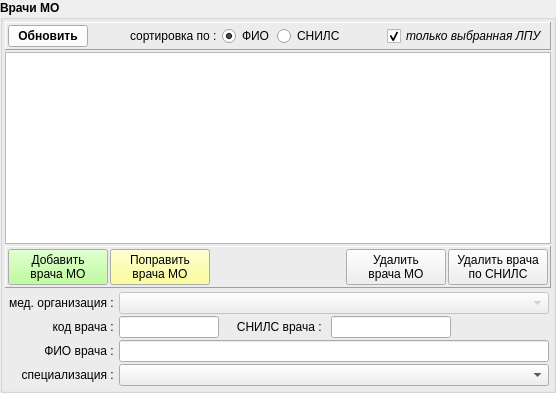
                 <widget class="QGroupBox" name="group_medters">
                  <property name="minimumSize">
                   <size>
                    <width>450</width>
                    <height>0</height>
                   </size>
                  </property>
                  <property name="font">
                   <font>
                    <weight>75</weight>
                    <bold>true</bold>
                   </font>
                  </property>
                  <property name="title">
                   <string>Врачи МО</string>
                  </property>
                  <layout class="QVBoxLayout" name="verticalLayout_14">
                   <property name="spacing">
                    <number>2</number>
                   </property>
                   <property name="leftMargin">
                    <number>2</number>
                   </property>
                   <property name="topMargin">
                    <number>2</number>
                   </property>
                   <property name="rightMargin">
                    <number>2</number>
                   </property>
                   <property name="bottomMargin">
                    <number>2</number>
                   </property>
                   <item>
                    <widget class="QFrame" name="pan_up_medters">
                     <property name="frameShape">
                      <enum>QFrame::Panel</enum>
                     </property>
                     <property name="frameShadow">
                      <enum>QFrame::Raised</enum>
                     </property>
                     <layout class="QHBoxLayout" name="horizontalLayout_8">
                      <property name="spacing">
                       <number>2</number>
                      </property>
                      <property name="leftMargin">
                       <number>2</number>
                      </property>
                      <property name="topMargin">
                       <number>2</number>
                      </property>
                      <property name="rightMargin">
                       <number>2</number>
                      </property>
                      <property name="bottomMargin">
                       <number>2</number>
                      </property>
                      <item>
                       <widget class="QPushButton" name="bn_refresh_medters">
                        <property name="palette">
                         <palette>
                          <active>
                           <colorrole role="Button">
                            <brush brushstyle="SolidPattern">
                             <color alpha="255">
                              <red>255</red>
                              <green>255</green>
                              <blue>255</blue>
                             </color>
                            </brush>
                           </colorrole>
                          </active>
                          <inactive>
                           <colorrole role="Button">
                            <brush brushstyle="SolidPattern">
                             <color alpha="255">
                              <red>255</red>
                              <green>255</green>
                              <blue>255</blue>
                             </color>
                            </brush>
                           </colorrole>
                          </inactive>
                          <disabled>
                           <colorrole role="Button">
                            <brush brushstyle="SolidPattern">
                             <color alpha="255">
                              <red>255</red>
                              <green>255</green>
                              <blue>255</blue>
                             </color>
                            </brush>
                           </colorrole>
                          </disabled>
                         </palette>
                        </property>
                        <property name="text">
                         <string>Обновить</string>
                        </property>
                       </widget>
                      </item>
                      <item>
                       <spacer name="horizontalSpacer_10">
                        <property name="orientation">
                         <enum>Qt::Horizontal</enum>
                        </property>
                        <property name="sizeHint" stdset="0">
                         <size>
                          <width>40</width>
                          <height>20</height>
                         </size>
                        </property>
                       </spacer>
                      </item>
                      <item>
                       <widget class="QLabel" name="label_10">
                        <property name="font">
                         <font>
                          <weight>50</weight>
                          <bold>false</bold>
                         </font>
                        </property>
                        <property name="text">
                         <string>сортировка по : </string>
                        </property>
                       </widget>
                      </item>
                      <item>
                       <widget class="QRadioButton" name="rb_sort_mt4fio">
                        <property name="font">
                         <font>
                          <weight>50</weight>
                          <bold>false</bold>
                         </font>
                        </property>
                        <property name="text">
                         <string>ФИО</string>
                        </property>
                        <property name="checked">
                         <bool>true</bool>
                        </property>
                       </widget>
                      </item>
                      <item>
                       <widget class="QRadioButton" name="rb_sort_mt4snils">
                        <property name="font">
                         <font>
                          <weight>50</weight>
                          <bold>false</bold>
                         </font>
                        </property>
                        <property name="text">
                         <string>СНИЛС</string>
                        </property>
                       </widget>
                      </item>
                      <item>
                       <spacer name="horizontalSpacer_12">
                        <property name="orientation">
                         <enum>Qt::Horizontal</enum>
                        </property>
                        <property name="sizeHint" stdset="0">
                         <size>
                          <width>40</width>
                          <height>20</height>
                         </size>
                        </property>
                       </spacer>
                      </item>
                      <item>
                       <widget class="QCheckBox" name="ch_medters_mo">
                        <property name="font">
                         <font>
                          <weight>50</weight>
                          <italic>true</italic>
                          <bold>false</bold>
                         </font>
                        </property>
                        <property name="text">
                         <string>только выбранная ЛПУ</string>
                        </property>
                        <property name="checked">
                         <bool>true</bool>
                        </property>
                       </widget>
                      </item>
                     </layout>
                    </widget>
                   </item>
                   <item>
                    <widget class="QTableView" name="tab_medters">
                     <property name="font">
                      <font>
                       <weight>50</weight>
                       <bold>false</bold>
                      </font>
                     </property>
                     <property name="selectionMode">
                      <enum>QAbstractItemView::SingleSelection</enum>
                     </property>
                     <property name="selectionBehavior">
                      <enum>QAbstractItemView::SelectRows</enum>
                     </property>
                     <attribute name="verticalHeaderDefaultSectionSize">
                      <number>20</number>
                     </attribute>
                     <attribute name="verticalHeaderMinimumSectionSize">
                      <number>20</number>
                     </attribute>
                    </widget>
                   </item>
                   <item>
                    <widget class="QFrame" name="pan_dn_medters">
                     <property name="frameShape">
                      <enum>QFrame::Panel</enum>
                     </property>
                     <property name="frameShadow">
                      <enum>QFrame::Raised</enum>
                     </property>
                     <layout class="QHBoxLayout" name="horizontalLayout_14">
                      <property name="spacing">
                       <number>2</number>
                      </property>
                      <property name="leftMargin">
                       <number>2</number>
                      </property>
                      <property name="topMargin">
                       <number>2</number>
                      </property>
                      <property name="rightMargin">
                       <number>2</number>
                      </property>
                      <property name="bottomMargin">
                       <number>2</number>
                      </property>
                      <item>
                       <widget class="QPushButton" name="bn_add_medter">
                        <property name="minimumSize">
                         <size>
                          <width>100</width>
                          <height>0</height>
                         </size>
                        </property>
                        <property name="palette">
                         <palette>
                          <active>
                           <colorrole role="Button">
                            <brush brushstyle="SolidPattern">
                             <color alpha="255">
                              <red>170</red>
                              <green>255</green>
                              <blue>127</blue>
                             </color>
                            </brush>
                           </colorrole>
                          </active>
                          <inactive>
                           <colorrole role="Button">
                            <brush brushstyle="SolidPattern">
                             <color alpha="255">
                              <red>170</red>
                              <green>255</green>
                              <blue>127</blue>
                             </color>
                            </brush>
                           </colorrole>
                          </inactive>
                          <disabled>
                           <colorrole role="Button">
                            <brush brushstyle="SolidPattern">
                             <color alpha="255">
                              <red>170</red>
                              <green>255</green>
                              <blue>127</blue>
                             </color>
                            </brush>
                           </colorrole>
                          </disabled>
                         </palette>
                        </property>
                        <property name="font">
                         <font>
                          <weight>50</weight>
                          <bold>false</bold>
                         </font>
                        </property>
                        <property name="text">
                         <string>Добавить
 врача МО </string>
                        </property>
                       </widget>
                      </item>
                      <item>
                       <widget class="QPushButton" name="bn_edit_medter">
                        <property name="minimumSize">
                         <size>
                          <width>100</width>
                          <height>0</height>
                         </size>
                        </property>
                        <property name="palette">
                         <palette>
                          <active>
                           <colorrole role="Button">
                            <brush brushstyle="SolidPattern">
                             <color alpha="255">
                              <red>255</red>
                              <green>255</green>
                              <blue>127</blue>
                             </color>
                            </brush>
                           </colorrole>
                          </active>
                          <inactive>
                           <colorrole role="Button">
                            <brush brushstyle="SolidPattern">
                             <color alpha="255">
                              <red>255</red>
                              <green>255</green>
                              <blue>127</blue>
                             </color>
                            </brush>
                           </colorrole>
                          </inactive>
                          <disabled>
                           <colorrole role="Button">
                            <brush brushstyle="SolidPattern">
                             <color alpha="255">
                              <red>255</red>
                              <green>255</green>
                              <blue>127</blue>
                             </color>
                            </brush>
                           </colorrole>
                          </disabled>
                         </palette>
                        </property>
                        <property name="font">
                         <font>
                          <weight>50</weight>
                          <bold>false</bold>
                         </font>
                        </property>
                        <property name="text">
                         <string>Поправить
 врача МО </string>
                        </property>
                       </widget>
                      </item>
                      <item>
                       <spacer name="horizontalSpacer_11">
                        <property name="orientation">
                         <enum>Qt::Horizontal</enum>
                        </property>
                        <property name="sizeHint" stdset="0">
                         <size>
                          <width>40</width>
                          <height>20</height>
                         </size>
                        </property>
                       </spacer>
                      </item>
                      <item>
                       <widget class="QPushButton" name="bn_delete_medter">
                        <property name="minimumSize">
                         <size>
                          <width>100</width>
                          <height>0</height>
                         </size>
                        </property>
                        <property name="font">
                         <font>
                          <weight>50</weight>
                          <bold>false</bold>
                         </font>
                        </property>
                        <property name="text">
                         <string>Удалить
 врача МО </string>
                        </property>
                       </widget>
                      </item>
                      <item>
                       <widget class="QPushButton" name="bn_delete_medter4snils">
                        <property name="minimumSize">
                         <size>
                          <width>100</width>
                          <height>0</height>
                         </size>
                        </property>
                        <property name="font">
                         <font>
                          <weight>50</weight>
                          <bold>false</bold>
                         </font>
                        </property>
                        <property name="text">
                         <string>Удалить врача
 по СНИЛС </string>
                        </property>
                       </widget>
                      </item>
                     </layout>
                    </widget>
                   </item>
                   <item>
                    <widget class="QFrame" name="pan_attr_medters">
                     <property name="font">
                      <font>
                       <weight>50</weight>
                       <bold>false</bold>
                      </font>
                     </property>
                     <layout class="QFormLayout" name="formLayout_2">
                      <property name="fieldGrowthPolicy">
                       <enum>QFormLayout::AllNonFixedFieldsGrow</enum>
                      </property>
                      <property name="horizontalSpacing">
                       <number>2</number>
                      </property>
                      <property name="verticalSpacing">
                       <number>2</number>
                      </property>
                      <property name="leftMargin">
                       <number>2</number>
                      </property>
                      <property name="topMargin">
                       <number>2</number>
                      </property>
                      <property name="rightMargin">
                       <number>2</number>
                      </property>
                      <property name="bottomMargin">
                       <number>2</number>
                      </property>
                      <item row="0" column="0">
                       <widget class="QLabel" name="lab_is_head_8">
                        <property name="minimumSize">
                         <size>
                          <width>110</width>
                          <height>0</height>
                         </size>
                        </property>
                        <property name="maximumSize">
                         <size>
                          <width>110</width>
                          <height>16777215</height>
                         </size>
                        </property>
                        <property name="font">
                         <font>
                          <weight>50</weight>
                          <bold>false</bold>
                         </font>
                        </property>
                        <property name="text">
                         <string>мед. организация : </string>
                        </property>
                        <property name="alignment">
                         <set>Qt::AlignRight|Qt::AlignTrailing|Qt::AlignVCenter</set>
                        </property>
                       </widget>
                      </item>
                      <item row="0" column="1">
                       <widget class="QComboBox" name="combo_medter_mo">
                        <property name="enabled">
                         <bool>false</bool>
                        </property>
                        <property name="font">
                         <font>
                          <weight>50</weight>
                          <bold>false</bold>
                         </font>
                        </property>
                        <property name="maxVisibleItems">
                         <number>50</number>
                        </property>
                       </widget>
                      </item>
                      <item row="1" column="0">
                       <widget class="QLabel" name="label_40">
                        <property name="minimumSize">
                         <size>
                          <width>110</width>
                          <height>0</height>
                         </size>
                        </property>
                        <property name="maximumSize">
                         <size>
                          <width>90</width>
                          <height>16777215</height>
                         </size>
                        </property>
                        <property name="font">
                         <font>
                          <weight>50</weight>
                          <bold>false</bold>
                         </font>
                        </property>
                        <property name="text">
                         <string>код врача : </string>
                        </property>
                        <property name="alignment">
                         <set>Qt::AlignRight|Qt::AlignTrailing|Qt::AlignVCenter</set>
                        </property>
                       </widget>
                      </item>
                      <item row="1" column="1">
                       <layout class="QHBoxLayout" name="horizontalLayout_9" stretch="2,0,0,0">
                        <property name="spacing">
                         <number>6</number>
                        </property>
                        <item>
                         <widget class="QLineEdit" name="ln_medter_code">
                          <property name="minimumSize">
                           <size>
                            <width>100</width>
                            <height>0</height>
                           </size>
                          </property>
                          <property name="maximumSize">
                           <size>
                            <width>100</width>
                            <height>16777215</height>
                           </size>
                          </property>
                          <property name="font">
                           <font>
                            <weight>50</weight>
                            <bold>false</bold>
                           </font>
                          </property>
                         </widget>
                        </item>
                        <item>
                         <widget class="QLabel" name="label_42">
                          <property name="maximumSize">
                           <size>
                            <width>100</width>
                            <height>16777215</height>
                           </size>
                          </property>
                          <property name="font">
                           <font>
                            <weight>50</weight>
                            <bold>false</bold>
                           </font>
                          </property>
                          <property name="text">
                           <string>    СНИЛС врача : </string>
                          </property>
                          <property name="alignment">
                           <set>Qt::AlignRight|Qt::AlignTrailing|Qt::AlignVCenter</set>
                          </property>
                         </widget>
                        </item>
                        <item>
                         <widget class="QLineEdit" name="ln_medter_snils">
                          <property name="minimumSize">
                           <size>
                            <width>120</width>
                            <height>0</height>
                           </size>
                          </property>
                          <property name="maximumSize">
                           <size>
                            <width>120</width>
                            <height>16777215</height>
                           </size>
                          </property>
                          <property name="font">
                           <font>
                            <weight>50</weight>
                            <bold>false</bold>
                           </font>
                          </property>
                         </widget>
                        </item>
                        <item>
                         <spacer name="horizontalSpacer_15">
                          <property name="orientation">
                           <enum>Qt::Horizontal</enum>
                          </property>
                          <property name="sizeHint" stdset="0">
                           <size>
                            <width>40</width>
                            <height>20</height>
                           </size>
                          </property>
                         </spacer>
                        </item>
                       </layout>
                      </item>
                      <item row="2" column="0">
                       <widget class="QLabel" name="label_41">
                        <property name="minimumSize">
                         <size>
                          <width>110</width>
                          <height>0</height>
                         </size>
                        </property>
                        <property name="maximumSize">
                         <size>
                          <width>90</width>
                          <height>16777215</height>
                         </size>
                        </property>
                        <property name="font">
                         <font>
                          <weight>50</weight>
                          <bold>false</bold>
                         </font>
                        </property>
                        <property name="text">
                         <string>    ФИО врача : </string>
                        </property>
                        <property name="alignment">
                         <set>Qt::AlignRight|Qt::AlignTrailing|Qt::AlignVCenter</set>
                        </property>
                       </widget>
                      </item>
                      <item row="2" column="1">
                       <widget class="QLineEdit" name="ln_medter_fio">
                        <property name="font">
                         <font>
                          <weight>50</weight>
                          <bold>false</bold>
                         </font>
                        </property>
                       </widget>
                      </item>
                      <item row="3" column="0">
                       <widget class="QLabel" name="label_43">
                        <property name="minimumSize">
                         <size>
                          <width>110</width>
                          <height>0</height>
                         </size>
                        </property>
                        <property name="maximumSize">
                         <size>
                          <width>90</width>
                          <height>16777215</height>
                         </size>
                        </property>
                        <property name="font">
                         <font>
                          <weight>50</weight>
                          <bold>false</bold>
                         </font>
                        </property>
                        <property name="text">
                         <string>    специализация : </string>
                        </property>
                        <property name="alignment">
                         <set>Qt::AlignRight|Qt::AlignTrailing|Qt::AlignVCenter</set>
                        </property>
                       </widget>
                      </item>
                      <item row="3" column="1">
                       <layout class="QHBoxLayout" name="horizontalLayout_13" stretch="7">
                        <item>
                         <widget class="QComboBox" name="combo_medter_spec">
                          <property name="enabled">
                           <bool>true</bool>
                          </property>
                          <property name="minimumSize">
                           <size>
                            <width>100</width>
                            <height>0</height>
                           </size>
                          </property>
                          <property name="font">
                           <font>
                            <weight>50</weight>
                            <bold>false</bold>
                           </font>
                          </property>
                          <property name="maxVisibleItems">
                           <number>50</number>
                          </property>
                         </widget>
                        </item>
                       </layout>
                      </item>
                     </layout>
                    </widget>
                   </item>
                  </layout>
                 </widget>
